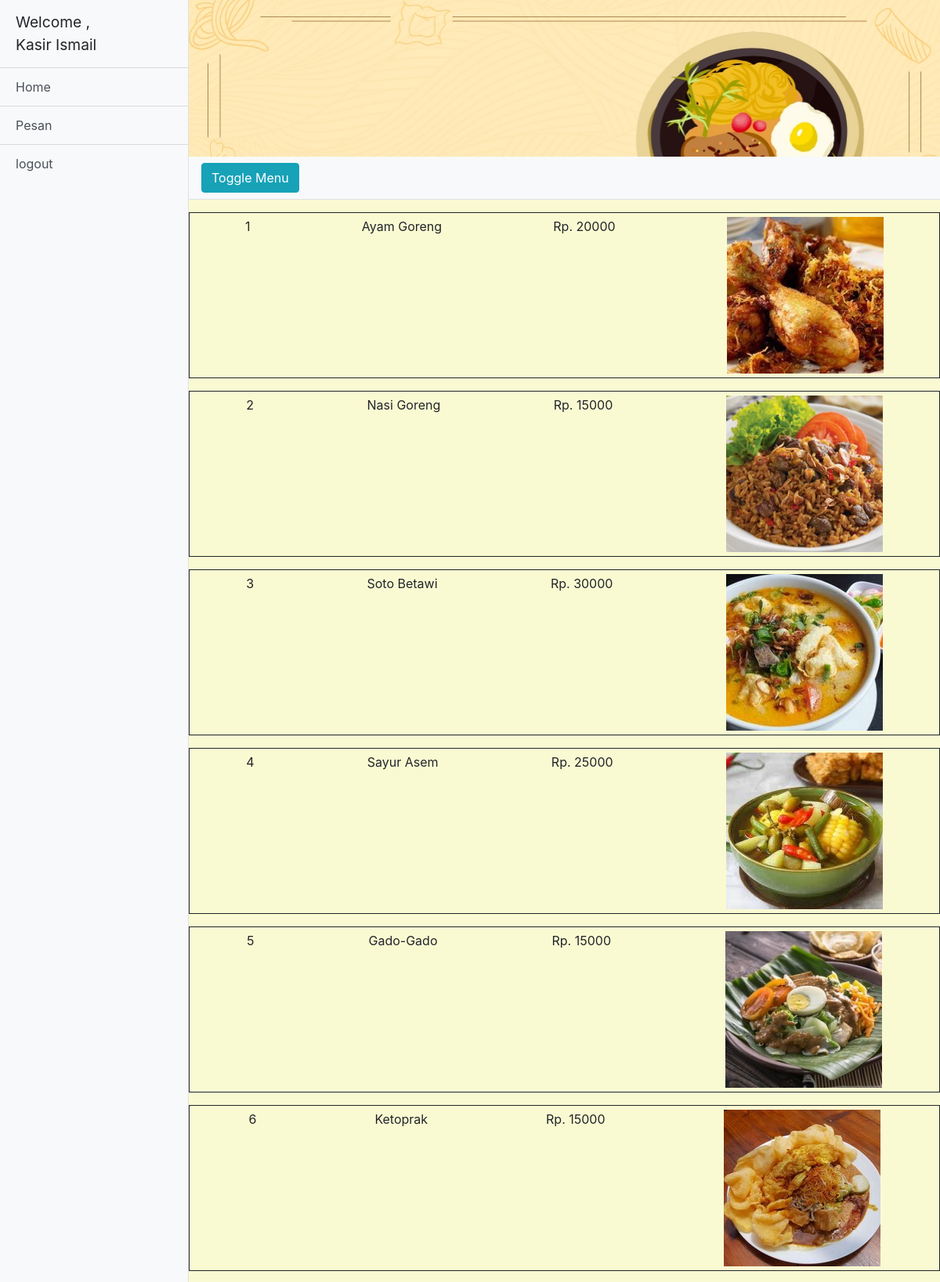
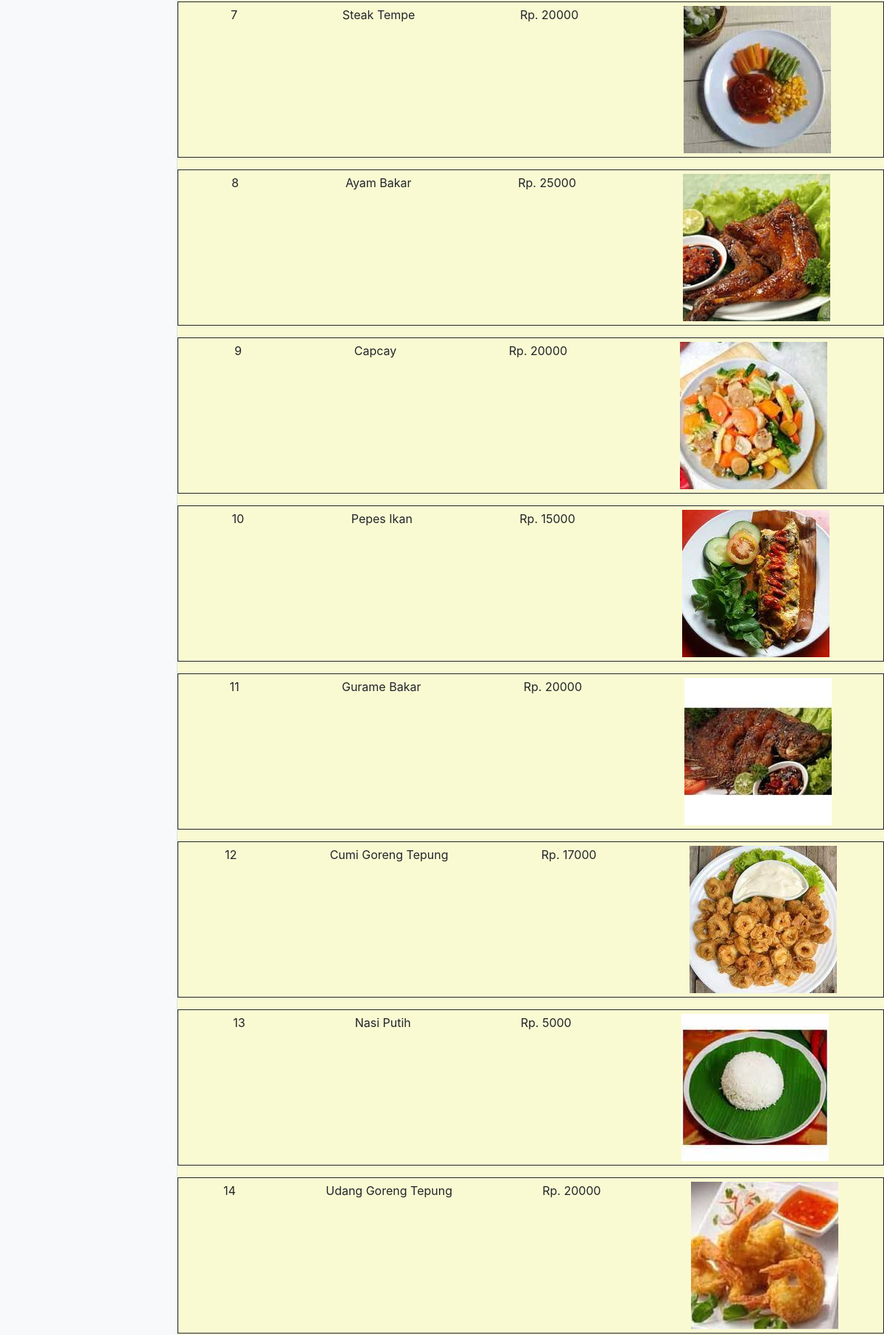
The page /menu.php (signed in, upper part) on the database its author committed (2 pictures, top to bottom).
### tables this page shows
CREATE TABLE `menu` (
  `id_menu` int(11) NOT NULL,
  `nama` varchar(25) NOT NULL,
  `harga` int(11) NOT NULL,
  `gambar` varchar(99) NOT NULL
);

### functions.php (called while the page is built)
<?php
include "koneksi.php";
 function query($query){
    global $db;
    $lemari = [];
    $theQuery = mysqli_query($db,$query);
    while($rak = mysqli_fetch_assoc($theQuery)){
        $lemari[] = $rak;
    }
    return $lemari;
 }

### menu.php (the view, shortened to what this page needs)
<?php
	include "koneksi.php";
	include "functions.php";
	$boxMenu = query("SELECT * FROM menu");
 ?>
<!DOCTYPE html>
<html lang="en">
<head>
  <link href="vendor/bootstrap/css/bootstrap.min.css" rel="stylesheet">
  <link rel="stylesheet" href="assets/styles/style.css">
  <link rel="stylesheet" href="assets/styles/sidebar.css">
</head>
<body>
<div class="d-flex" id="wrapper">
    <div class="bg-light border-right" id="sidebar-wrapper">
      <div class="sidebar-heading">Welcome ,<br><?= $_SESSION['tipe'] ?> <?= $_SESSION['nama'] ?>  </div>
      <div class="list-group list-group-flush">
	  <a href="index.php" class="list-group-item list-group-item-action bg-light linkHome">Home</a>
        <a href="menu.php" class="list-group-item list-group-item-action bg-light linkPesan">Pesan</a>
		<a href="logout.php" class="list-group-item list-group-item-action bg-light">logout</a>
	</div>
    </div>
    <div id="page-content-wrapper">
		<div class="container-fluid banner"></div>
      <nav class="navbar navbar-expand-lg navbar-light bg-light border-bottom">
        <button class="btn btn-info" id="menu-toggle">Toggle Menu</button>
      </nav>
	  <div class="container">
		  <?php
			foreach ($boxMenu as $menuData) {
				echo "
				<div class='row menu mt-3' style='border : 1px solid' data-toggle='modal' data-target='#ModalMenu'>
				  <menu-item> ".$menuData['id_menu'] ." </menu-item>
				  <menu-item> ".$menuData['nama'] ."</menu-item>
				  <menu-item> Rp. ".$menuData['harga'] ."</menu-item>
				  <menu-item> <img src='./assets/image/". $menuData['gambar'] ."' width='200' ></menu-item>
				</div>";
			}
		   ?>
	  </div>
    </div>
</div>
</body>
</html>

### assets/styles/style.css (style rules this page uses)
body { overflow-x: hidden; background-color: lightgoldenrodyellow; }
.banner { width: 100%; background-image: url("./../image/gambar.jpg"); height: 25vh; background-size: cover; }

### assets/styles/sidebar.css (style rules this page uses)
#sidebar-wrapper { min-height: 100vh; margin-left: -15rem; -webkit-transition: margin .25s ease-out; -moz-transition: margin .25s ease-out; -o-transition: margin .25s ease-out; transition: margin .25s ease-out; }
#sidebar-wrapper .sidebar-heading { padding: 0.875rem 1.25rem; font-size: 1.2rem; }
#sidebar-wrapper .list-group { width: 15rem; }
#page-content-wrapper { min-width: 100vw; }
@media (min-width: 768px) { #sidebar-wrapper { margin-left: 0; } }
@media (min-width: 768px) { #page-content-wrapper { min-width: 0; width: 100%; } }

### menu.php (style rules this page uses)
.menu { display: flex; justify-content: space-around; }
menu-item { margin: 5px 0; display: inline-block; width: auto; }

### rows shown on the page
menu: id_menu "1", nama "Ayam Goreng", harga "20000", gambar (picture)
menu: id_menu "2", nama "Nasi Goreng", harga "15000", gambar (picture)
menu: id_menu "3", nama "Soto Betawi", harga "30000", gambar (picture)
menu: id_menu "4", nama "Sayur Asem", harga "25000", gambar (picture)
menu: id_menu "5", nama "Gado-Gado", harga "15000", gambar (picture)
menu: id_menu "6", nama "Ketoprak", harga "15000", gambar (picture)
menu: id_menu "7", nama "Steak Tempe", harga "20000", gambar (picture)
menu: id_menu "8", nama "Ayam Bakar", harga "25000", gambar (picture)
menu: id_menu "9", nama "Capcay", harga "20000", gambar (picture)
menu: id_menu "10", nama "Pepes Ikan", harga "15000", gambar (picture)
menu: id_menu "11", nama "Gurame Bakar", harga "20000", gambar (picture)
menu: id_menu "12", nama "Cumi Goreng Tepung", harga "17000", gambar (picture)
menu: id_menu "13", nama "Nasi Putih", harga "5000", gambar (picture)
menu: id_menu "14", nama "Udang Goreng Tepung", harga "20000", gambar (picture)

### other values the page prints
$_SESSION['tipe'] "Kasir"
$_SESSION['nama'] "Ismail"
